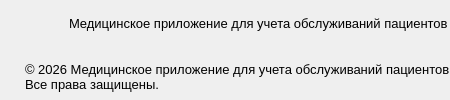
                      <widget class="QWidget" name="tab_10">
                       <attribute name="title">
                        <string>Tab 2</string>
                       </attribute>
                       <layout class="QHBoxLayout" name="horizontalLayout_15">
                        <property name="spacing">
                         <number>0</number>
                        </property>
                        <property name="leftMargin">
                         <number>0</number>
                        </property>
                        <property name="topMargin">
                         <number>0</number>
                        </property>
                        <property name="rightMargin">
                         <number>0</number>
                        </property>
                        <property name="bottomMargin">
                         <number>0</number>
                        </property>
                        <item>
                         <widget class="QFrame" name="frame_28">
                          <property name="styleSheet">
                           <string notr="true">border:none;
</string>
                          </property>
                          <property name="frameShape">
                           <enum>QFrame::Shape::StyledPanel</enum>
                          </property>
                          <property name="frameShadow">
                           <enum>QFrame::Shadow::Raised</enum>
                          </property>
                          <layout class="QVBoxLayout" name="verticalLayout_9">
                           <property name="spacing">
                            <number>6</number>
                           </property>
                           <property name="leftMargin">
                            <number>0</number>
                           </property>
                           <property name="topMargin">
                            <number>0</number>
                           </property>
                           <property name="rightMargin">
                            <number>0</number>
                           </property>
                           <property name="bottomMargin">
                            <number>0</number>
                           </property>
                           <item>
                            <widget class="QFrame" name="frame_29">
                             <property name="frameShape">
                              <enum>QFrame::Shape::StyledPanel</enum>
                             </property>
                             <property name="frameShadow">
                              <enum>QFrame::Shadow::Raised</enum>
                             </property>
                             <layout class="QHBoxLayout" name="horizontalLayout_16">
                              <property name="spacing">
                               <number>4</number>
                              </property>
                              <property name="leftMargin">
                               <number>5</number>
                              </property>
                              <property name="topMargin">
                               <number>0</number>
                              </property>
                              <property name="rightMargin">
                               <number>0</number>
                              </property>
                              <property name="bottomMargin">
                               <number>0</number>
                              </property>
                              <item>
                               <widget class="QPushButton" name="pushButton_26">
                                <property name="minimumSize">
                                 <size>
                                  <width>26</width>
                                  <height>26</height>
                                 </size>
                                </property>
                                <property name="maximumSize">
                                 <size>
                                  <width>60</width>
                                  <height>60</height>
                                 </size>
                                </property>
                                <property name="styleSheet">
                                 <string notr="true">background-color:none;
border:none;</string>
                                </property>
                                <property name="text">
                                 <string/>
                                </property>
                                <property name="icon">
                                 <iconset resource="../qrc/main.qrc">
                                  <normaloff>:/images/doctor_without_background.png</normaloff>:/images/doctor_without_background.png</iconset>
                                </property>
                                <property name="iconSize">
                                 <size>
                                  <width>25</width>
                                  <height>25</height>
                                 </size>
                                </property>
                               </widget>
                              </item>
                              <item>
                               <widget class="QLabel" name="label_4">
                                <property name="font">
                                 <font>
                                  <family>Arial</family>
                                  <pointsize>10</pointsize>
                                 </font>
                                </property>
                                <property name="styleSheet">
                                 <string notr="true">border:none;
</string>
                                </property>
                                <property name="text">
                                 <string>Медицинское приложение для учета обслуживаний пациентов</string>
                                </property>
                               </widget>
                              </item>
                             </layout>
                            </widget>
                           </item>
                           <item>
                            <widget class="QFrame" name="frame_30">
                             <property name="frameShape">
                              <enum>QFrame::Shape::StyledPanel</enum>
                             </property>
                             <property name="frameShadow">
                              <enum>QFrame::Shadow::Raised</enum>
                             </property>
                             <layout class="QHBoxLayout" name="horizontalLayout_17">
                              <property name="spacing">
                               <number>0</number>
                              </property>
                              <property name="leftMargin">
                               <number>25</number>
                              </property>
                              <property name="topMargin">
                               <number>0</number>
                              </property>
                              <property name="rightMargin">
                               <number>0</number>
                              </property>
                              <property name="bottomMargin">
                               <number>0</number>
                              </property>
                              <item>
                               <widget class="QLabel" name="label_5">
                                <property name="font">
                                 <font>
                                  <family>Arial</family>
                                  <pointsize>10</pointsize>
                                 </font>
                                </property>
                                <property name="styleSheet">
                                 <string notr="true">border:none;

</string>
                                </property>
                                <property name="text">
                                 <string>© 2026 Медицинское приложение для учета обслуживаний пациентов 
Все права защищены.</string>
                                </property>
                               </widget>
                              </item>
                             </layout>
                            </widget>
                           </item>
                          </layout>
                         </widget>
                        </item>
                       </layout>
                      </widget>
